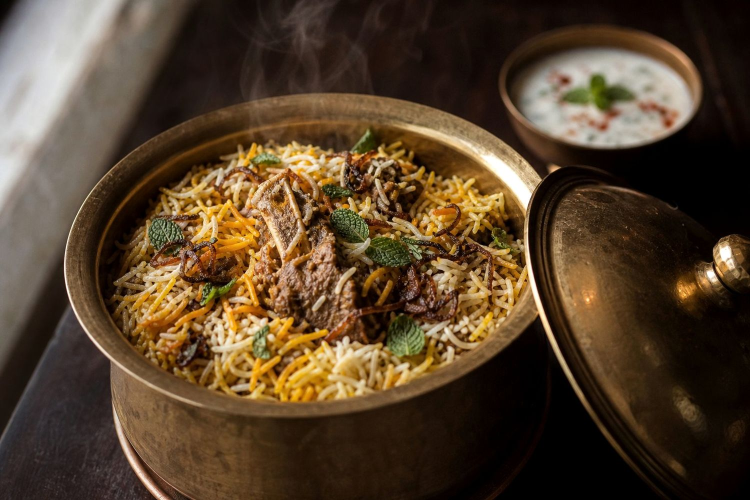
#> input picture assets/img/hero.jpg, 1500 x 1000 px, found by its file name (shown at 1/2 size)
$ python img_prep.py
#> lines starting #> are read from the running program, lines starting #| are printed output that depends on the picture
"""Round 5: turn the art-directed masters in assets/raw into the site's photo set.

One look for everything: same warm-shadow grade, same crop ratios, no filters
that scream "generated". Masters are only touched once, at build-prep time.
"""
import json
import pathlib

from PIL import Image, ImageEnhance

RAW = pathlib.Path("/home/user/assets/raw")
OUT = pathlib.Path("/home/user/assets/img")
OUT.mkdir(parents=True, exist_ok=True)


def crop(src, box, size):
#> called with src = 'hero.jpg', box = (0, 0, 1536, 1024), size = (1500, 1000)
    im = Image.open(RAW / src).convert("RGB")
#> im is the input picture: PIL image 1500x1000 RGB; mean R, G, B 85.6, 65.7, 44
    if box:
        im = im.crop(box)
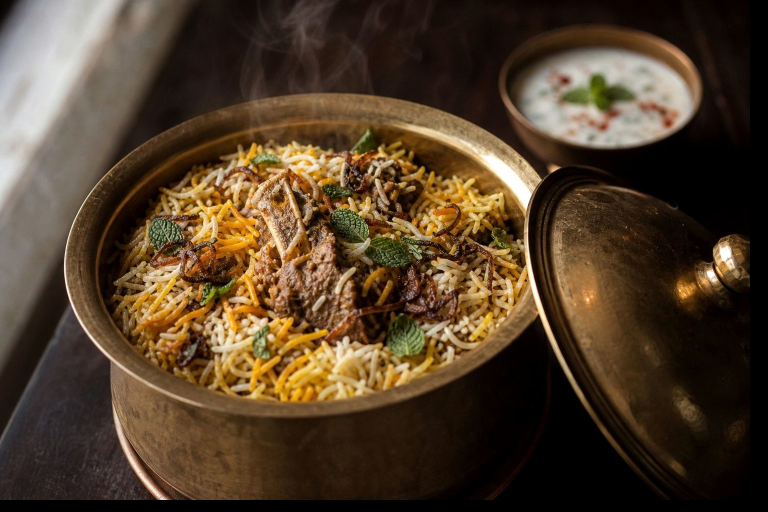
#> im: PIL image 1536x1024 RGB (shown at 1/2 size); mean R, G, B 81.6, 62.6, 42
    im = im.resize(size, Image.LANCZOS)
#> im: PIL image 1500x1000 RGB
    return im


def grade(im, contrast=1.05, color=0.97, warm=1.0):
#> called with contrast = 1.05, color = 0.97, warm = 1
    im = ImageEnhance.Contrast(im).enhance(contrast)
    im = ImageEnhance.Color(im).enhance(color)
    if warm != 1.0:
        r, g, b = im.split()
        r = r.point(lambda v: min(255, int(v * warm)))
        im = Image.merge("RGB", (r, g, b))
    return im


def save(im, name, q=80):
    im = grade(im)
    im.save(OUT / name, "JPEG", quality=q, optimize=True, progressive=True)
#> (the run stopped early here; a loop or call above may not have finished)
